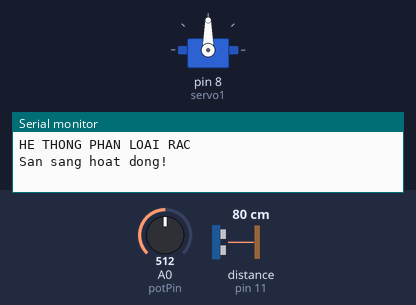
Recording of a sketch running on a simulated Arduino Uno, built with avr-gcc and run on an emulated ATmega328P. Shown: servo, the last lines printed to the serial monitor. Wiring (inferred from the names in the program): ultrasonic range finder: trigger pin 12; echo pin 11. The test bench sets the inputs (shaded band); at power-on: distance to the obstacle (sensor on pin 11) 80 cm, A0 (potPin) = 512. The echo pulse lasts 58.3 µs per cm.

Above: at 1.2 s.
1.3 s: distance to the obstacle (sensor on pin 11) set to 17 cm
3.7 s: distance to the obstacle (sensor on pin 11) set to 13 cm
At 5.5 s:
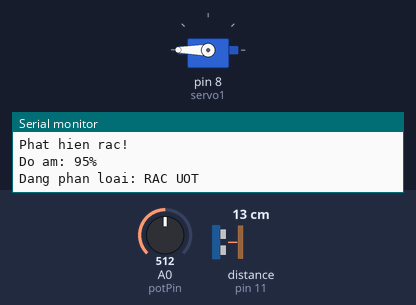
Timing chart, 0 to 11.7 s (numbered marks = the images above; inputs shaded):
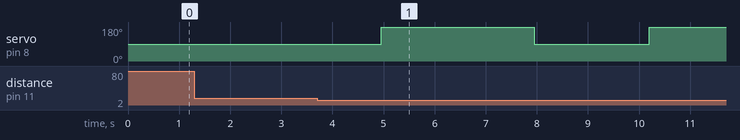

The sketch:

Smart_Trash_Collector.ino
```cpp
#include <Servo.h>

Servo servo1;

const int trigPin = 12;
const int echoPin = 11;
const int potPin = A0;

long duration;
int distance = 0;

int soil = 0;
int fsoil = 0;

int maxDryValue = 20;
int Ultra_Distance = 15;

void setup()
{
  Serial.begin(9600);

  pinMode(trigPin, OUTPUT);
  pinMode(echoPin, INPUT);

  servo1.attach(8);

  // Đưa Servo về vị trí ban đầu
  servo1.write(90);

  Serial.println("HE THONG PHAN LOAI RAC");
  Serial.println("San sang hoat dong!");
}

void loop()
{
  distance = 0;

  // Đo khoảng cách bằng cảm biến HC-SR04
  for (int i = 0; i < 2; i++)
  {
    digitalWrite(trigPin, LOW);
    delayMicroseconds(7);

    digitalWrite(trigPin, HIGH);
    delayMicroseconds(10);

    digitalWrite(trigPin, LOW);

    duration = pulseIn(echoPin, HIGH, 30000);

    distance += duration * 0.034 / 2;

    delay(10);
  }

  distance = distance / 2;

  // Kiểm tra xem có rác ở gần hay không
  if (distance < Ultra_Distance && distance > 1)
  {
    Serial.println("Phat hien rac!");

    delay(1000);

    // Đọc cảm biến độ ẩm 3 lần
    fsoil = 0;

    for (int i = 0; i < 3; i++)
    {
      soil = analogRead(potPin);

      soil = constrain(soil, 485, 1023);

      fsoil += map(soil, 485, 1023, 100, 0);

      delay(75);
    }

    fsoil = fsoil / 3;

    Serial.print("Do am: ");
    Serial.print(fsoil);
    Serial.println("%");

    // Phân loại rác
    if (fsoil > maxDryValue)
    {
      Serial.println("Dang phan loai: RAC UOT");

      servo1.write(180);
      delay(3000);
    }
    else
    {
      Serial.println("Dang phan loai: RAC KHO");

      servo1.write(0);
      delay(3000);
    }

    // Đưa Servo về vị trí ban đầu
    servo1.write(90);

    Serial.println("Hoan tat phan loai!");
    Serial.println("--------------------");

    delay(1000);
  }
}
```

Measured:
- the behaviour switches between 16 and 15 cm on distance to the obstacle (sensor on pin 11) (found by bisection; images 0 and 1)
- after the input at 1.3 s, every drawn part: stays the same
- after the input at 3.7 s, servo on pin 8 (servo1): 90° → 180° after 1.3 s, → 90° 3.0 s later, → 180° 2.2 s later
